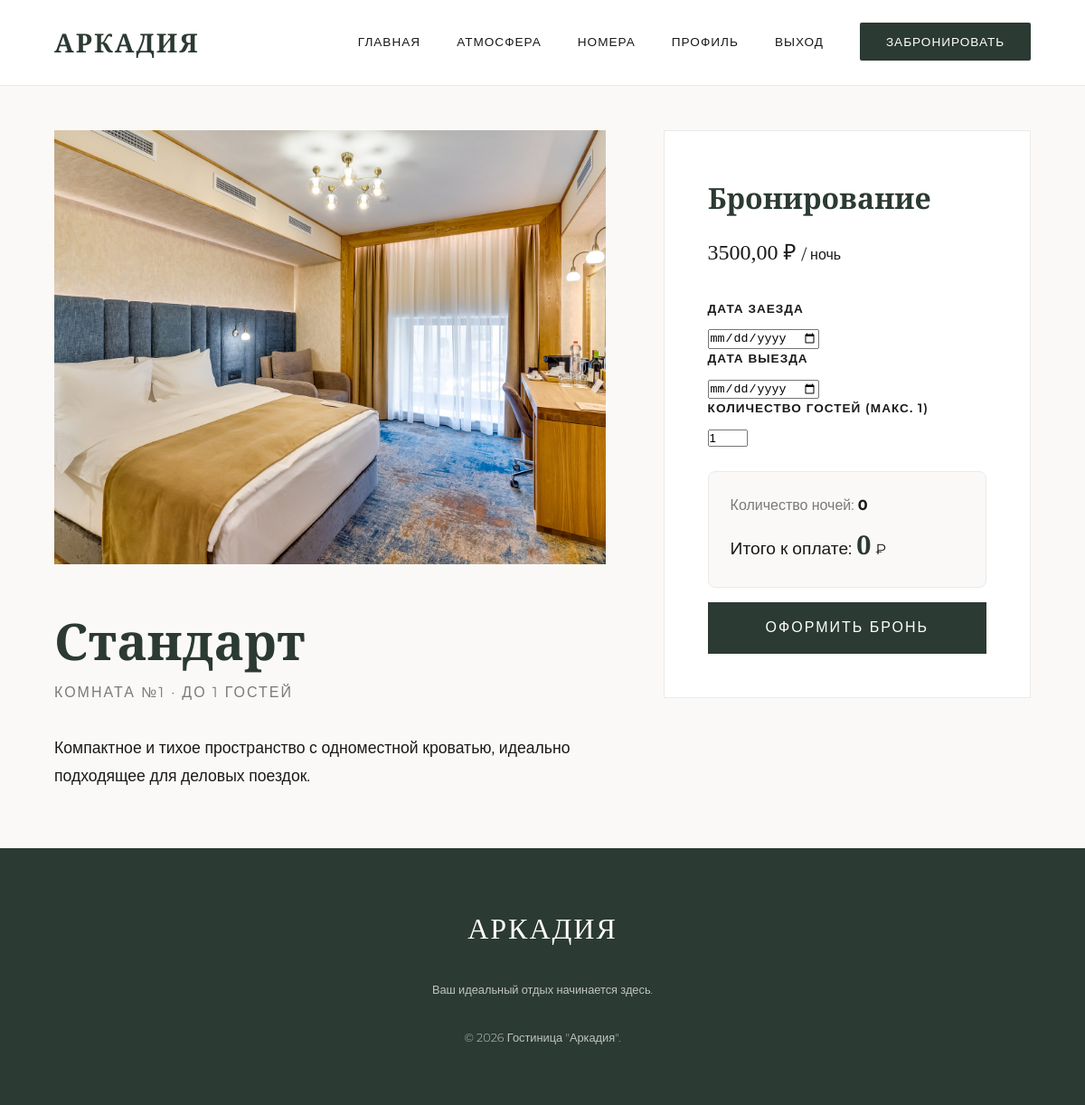
Screenshot of /rooms/4/ (signed in) with the database file from the repository.
### core/models.py (models this page shows, shortened)
class Room(models.Model):
    category = models.ForeignKey(Category, on_delete=models.CASCADE, related_name='rooms', verbose_name="Категория")
    number = models.CharField(max_length=10, unique=True, verbose_name="Номер комнаты")
    capacity = models.PositiveIntegerField(verbose_name="Количество гостей")
    price_per_night = models.DecimalField(max_digits=10, decimal_places=2, verbose_name="Цена за ночь")
    description = models.TextField(verbose_name="Описание")
    image = models.ImageField(upload_to='rooms/', verbose_name="Фотография")
    is_active = models.BooleanField(default=True, verbose_name="Доступен для бронирования")
    class Meta:
        verbose_name = "Номер"
        verbose_name_plural = "Номера"

class Category(models.Model):
    name = models.CharField(max_length=100, verbose_name="Название категории")
    slug = models.SlugField(unique=True, verbose_name="Транскрипция")
    description = models.TextField(blank=True, verbose_name="Описание")
    class Meta:
        verbose_name = "Категория"
        verbose_name_plural = "Категории"

### core/views.py (the view)
# urls.py: path('rooms/<int:pk>/', views.room_detail, name='room_detail'),
@login_required(login_url='/login/')
def room_detail(request, pk):
    room = get_object_or_404(Room, pk=pk)
    if request.method == 'POST':
        form = BookingForm(request.POST, room_id=room.id)
        if form.is_valid():
            booking = form.save(commit=False)
            booking.user = request.user
            booking.room = room
            booking.save()
            messages.success(request, "Бронирование создано! Статус: Ожидает подтверждения.")
            return redirect('profile')
    else:
        form = BookingForm(room_id=room.id)
    return render(request, 'core/room_detail.html', {
        'room': room,
        'form': form
    })

### core/forms.py (shortened to what this page needs)
class BookingForm(forms.ModelForm):
    class Meta:
        model = Booking
        fields = ['check_in', 'check_out', 'guests']
        widgets = {
            'check_in': forms.DateInput(attrs={'type': 'date', 'class': 'form-control'}),
            'check_out': forms.DateInput(attrs={'type': 'date', 'class': 'form-control'}),
            'guests': forms.NumberInput(attrs={'class': 'form-control', 'min': 1}),
        }
    def __init__(self, *args, **kwargs):
        self.room_id = kwargs.pop('room_id', None)
        super().__init__(*args, **kwargs)
        self.fields['guests'].initial = 1
        if self.room_id:
            room = Room.objects.get(id=self.room_id)
            self.fields['guests'].widget.attrs['max'] = room.capacity

### core/templates/core/room_detail.html (shortened to what this page needs)
{% extends 'core/base.html' %}
{% load static %}
{% block content %}
<div class="room-detail-layout">
    <div>
        {% if room.image %}
            <img src="{{ room.image.url }}" class="room-detail-img" alt="Фото">
        {% else %}
            <img src="/media/hotel/no_photo.jpg" class="room-detail-img">
        {% endif %}
        <h1 style="font-size: 3.5rem; margin-top: 2rem; color: var(--primary);">{{ room.category.name }}</h1>
        <p style="text-transform: uppercase; letter-spacing: 2px; color: var(--gray); margin-bottom: 2rem;">Комната №{{ room.number }} · До {{ room.capacity }} гостей</p>
        <div style="font-size: 1.1rem; line-height: 1.8; color: var(--dark);">
            {{ room.description|linebreaks }}
        </div>
    </div>
    <div class="booking-box">
        <h2 style="font-size: 2rem; margin-bottom: 1rem; color: var(--primary);">Бронирование</h2>
        <p style="font-size: 1.5rem; font-family: 'Cormorant Garamond', serif; margin-bottom: 2rem;">{{ room.price_per_night }} ₽ <span style="font-size: 1rem; font-family: 'Montserrat', sans-serif;">/ ночь</span></p>
        <form method="post">
            <label>Дата заезда</label>
            {{ form.check_in }}
            <label>Дата выезда</label>
            {{ form.check_out }}
            <label>Количество гостей (макс. {{ room.capacity }})</label>
            {{ form.guests }}
            <div class="calculator-block" style="background: var(--bg-color); padding: 1.5rem; margin-top: 1.5rem; border-radius: 8px; border: 1px solid var(--border);">
                <p style="margin-bottom: 0.5rem; color: var(--gray);">Количество ночей: <strong id="nights" style="color: var(--dark);">0</strong></p>
                <p style="font-size: 1.2rem; margin-bottom: 0;">Итого к оплате: <strong id="total" style="color: var(--primary); font-family: 'Cormorant Garamond', serif; font-size: 1.8rem;">0</strong> <span style="font-size: 1rem;">₽</span></p>
            </div>
            {% if user.is_authenticated %}
                <button type="submit" class="btn-full" style="margin-top: 1rem;">Оформить бронь</button>
            {% endif %}
        </form>
    </div>
</div>
{% endblock %}

### core/static/core/css/style.css (style rules this page uses)
:root { --primary: #2b3a32; --primary-light: #42594d; --accent: #d4af37; --dark: #1a1a1a; --light: #ffffff; --bg-color: #faf9f7; --gray: #7a7a7a; --border: #eaeaea; }
* { margin: 0; padding: 0; box-sizing: border-box; }
body { background-color: var(--bg-color); color: var(--dark); font-family: 'Montserrat', sans-serif; line-height: 1.6; -webkit-font-smoothing: antialiased; }
h1, h2, h3, h4, h5, .serif { font-family: 'Cormorant Garamond', serif; font-weight: 600; }
label { display: block; font-size: 0.85rem; font-weight: 600; text-transform: uppercase; letter-spacing: 1px; color: var(--dark); margin-bottom: 0.5rem; }
.btn-full { width: 100%; padding: 1.2rem; background: var(--primary); color: var(--light); font-size: 1rem; text-transform: uppercase; letter-spacing: 2px; border: none; cursor: pointer; transition: 0.3s; }
.room-detail-layout { display: grid; grid-template-columns: 1.5fr 1fr; gap: 4rem; align-items: start; }
.room-detail-img { width: 100%; height: 60vh; object-fit: cover; }
.booking-box { background: var(--light); padding: 3rem; border: 1px solid var(--border); position: sticky; top: 120px; }

### rows the page displays
Room: image (picture), category.name "Стандарт", number "1", capacity "1", description "Компактное и тихое пространство с одноместной кроватью, идеально подходящее для деловых поездок.", price_per_night "3500,00"
